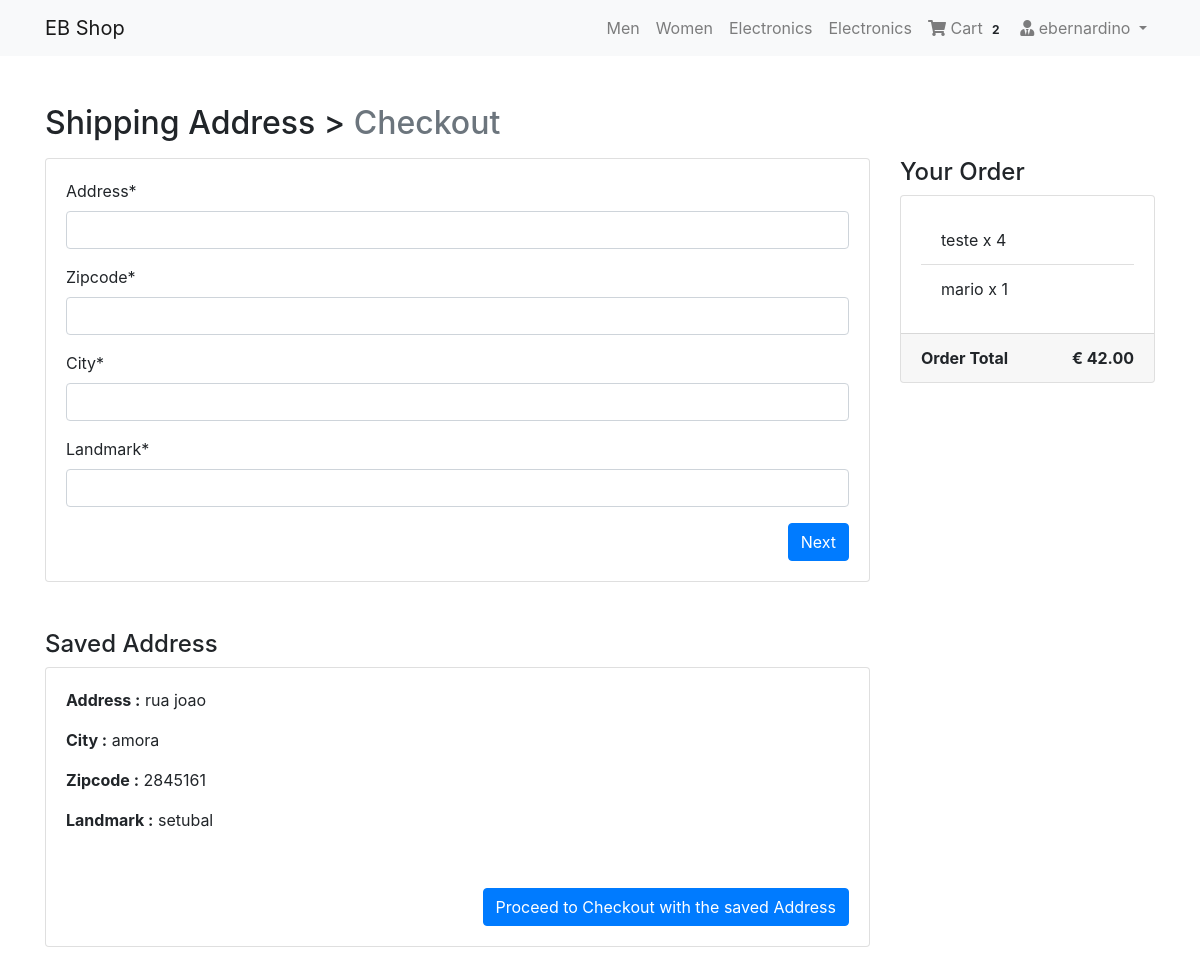
Screenshot of /checkout/ (signed in) with the database file from the repository.
### cart/models.py (models this page shows, shortened)
class Order(models.Model):
    orderitems = models.ManyToManyField(Cart)
    user = models.ForeignKey(User, on_delete=models.CASCADE)
    ordered = models.BooleanField(default=False)
    created = models.DateTimeField(auto_now_add=True)
    paymentId = models.CharField(max_length=200, blank=True, null=True)
    orderId = models.CharField(max_length=200, blank=True, null=True)
    def get_totals(self):
        total = 0
        for order_item in self.orderitems.all():
            total += order_item.get_total()
        return total

class Cart(models.Model):
    user = models.ForeignKey(User, on_delete=models.CASCADE)
    item = models.ForeignKey(Product, on_delete=models.CASCADE)
    quantity = models.IntegerField(default=1)
    purchased = models.BooleanField(default=False)
    created = models.DateTimeField(auto_now_add=True)
    def get_total(self):
        total = self.item.price * self.quantity
        floattotal = float("{0:.2f}".format(total))
        return floattotal

### checkout/models.py (models this page shows, shortened)
class BillingAddress(models.Model):
    user = models.ForeignKey(User, on_delete=models.CASCADE)
    address = models.CharField(max_length=100)
    zipcode = models.CharField(max_length=50)
    city = models.CharField(max_length=30)
    landmark = models.CharField(max_length=20)
    class Meta:
        verbose_name_plural = "Billing Addresses"

### products/models.py (models this page shows, shortened)
class Product(models.Model):
    mainimage = models.ImageField(upload_to='products/', blank=True)
    name = models.CharField(max_length=300)
    slug = models.SlugField()
    category = models.ForeignKey(Category, on_delete=models.CASCADE)
    preview_text = models.TextField(
        max_length=200, verbose_name='Preview Text')
    detail_text = models.TextField(max_length=1000, verbose_name='Detail Text')
    price = models.FloatField()

### checkout/views.py (the view, shortened to what this page needs)
# urls.py: path('checkout/', checkout, name="index"),
def checkout(request):
    form = BillingForm
    order_qs = Order.objects.filter(user=request.user, ordered=False)
    order_items = order_qs[0].orderitems.all()
    order_total = order_qs[0].get_totals()
    context = {"form": form, "order_items": order_items,
               "order_total": order_total}
    saved_address = BillingAddress.objects.filter(user=request.user)
    if saved_address.exists():
        savedAddress = saved_address.first()
        context = {"form": form, "order_items": order_items,
                   "order_total": order_total, "savedAddress": savedAddress}
    return render(request, 'checkout/index.html', context)

### cart/templatetags/cart_tag.py (called while the page is built)
@register.filter(name='cart_total')
def cart_total(user):
    order = Order.objects.filter(user=user, ordered=False)
    if order.exists():
        return order[0].orderitems.count()
    else:
        return 0

### checkout/templates/checkout/index.html
{% extends 'products/base.html' %}{% load crispy_forms_tags %} {% load
crispy_forms_field %}{% block content %}
<div class="container mt-5">
  <h2 class="mb-3">
    Shipping Address > <span class="text-muted">Checkout</span>
  </h2>
  <div class="row">
    <div class="col-md-9">
      <div class="card mb-5" style="height: auto">
        <div class="card-body">
          <form method="POST">
            {% csrf_token %} {{ form | crispy }}
            <button type="submit" class="btn btn-primary float-right">
              Next
            </button>
          </form>
        </div>
      </div>
      {% if savedAddress %}
      <h4>Saved Address</h4>
      <div class="card mb-5" style="height: auto">
        <div class="card-body">
          <p><b>Address :</b> {{ savedAddress.address }}</p>
          <p><b>City :</b> {{ savedAddress.city }}</p>
          <p><b>Zipcode :</b> {{ savedAddress.zipcode }}</p>
          <p><b>Landmark :</b> {{ savedAddress.landmark }}</p>
        </div>
        <div class="card-body">
          <a
            href="{% url 'checkout:payment' %}"
            class="btn btn-primary float-right"
            >Proceed to Checkout with the saved Address</a
          >
        </div>
      </div>
      {% endif %}
    </div>
    <div class="col-md-3">
      <h4>Your Order</h4>
      <div class="card" style="height: auto">
        <div class="card-body">
          <ul class="list-group list-group-flush">
            {% for item in order_items %}
            <li class="list-group-item">
              {{ item.item.name }} x {{ item.quantity }}
            </li>
            {% endfor %}
          </ul>
        </div>
        <div class="card-footer">
          <span class="float-left"><b>Order Total</b></span>
          <span class="float-right"
            ><b>€ {{ order_total | floatformat:2 }}</b></span
          >
        </div>
      </div>
    </div>
  </div>
</div>
{% endblock %}

### products/templates/products/navbar.html (shortened to what this page needs)
{% load cart_tag %}
<nav class="navbar navbar-expand-lg navbar-light bg-light">
  <div class="container">
  <a class="navbar-brand" href="/">EB Shop</a>
  <div class="collapse navbar-collapse" id="navbarNav">
    <ul class="navbar-nav ml-auto">
      <li {% if request.path == 'contact' %}class="nav-item active"{% else %}class="nav-item"{% endif %}>
        <a class="nav-link" href="#">Men <span class="sr-only">(current)</span></a>
      </li>
      <li class="nav-item">
        <a class="nav-link" href="#">Women</a>
      </li>
      <li class="nav-item">
        <a class="nav-link" href="#">Electronics</a>
      </li>
       <li class="nav-item">
        <a class="nav-link" href="#">Electronics</a>
      </li>
      {% if request.user.is_authenticated %}
      <li class="nav-item">
        <a class="nav-link" href="{% url 'mainapp:cart-home' %}">
          <i class="fa fa-shopping-cart"></i> Cart
          <span class="badge badge-light">{{ request.user| cart_total }}</span>
        </a>
      </li>
      <li class="nav-item dropdown">
        <a class="nav-link dropdown-toggle" href="#" id="navbarDropdown" role="button" data-toggle="dropdown" aria-haspopup="true" aria-expanded="false">
          <i class="fas fa-user-tie"></i> {{ request.user.username }}
        </a>
      </li>
      {% else %}
       <li class="nav-item">
        <a  class="btn btn-primary" href="/accounts/login/">Login / Register</a>
      </li>
      {% endif %}
    </ul>
  </div>
  </div>
</nav>

### products/templates/products/base.html (style rules this page uses)
.card { height: 350px; }

### rows the page displays
BillingAddress: address "rua joao", city "amora", zipcode "2845161", landmark "setubal"
Cart: item.name "teste", quantity "4"
Cart: item.name "mario", quantity "1"

### other values shown
{{ request.user| cart_total }} "2"
{{ request.user.username }} "ebernardino"
{{ order_total | floatformat:2 }} "42.00"
